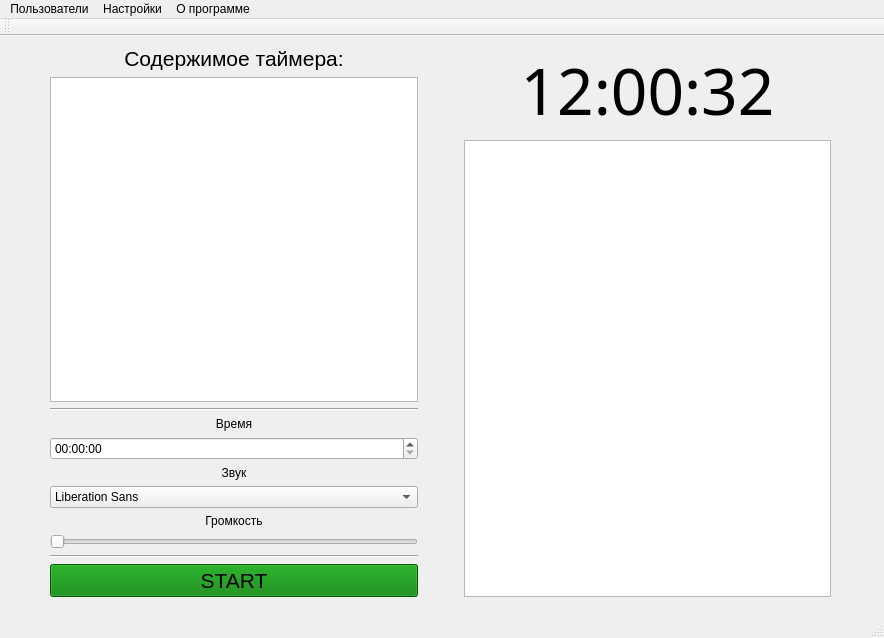
<?xml version="1.0" encoding="UTF-8"?>
<ui version="4.0">
 <class>MainWindow</class>
 <widget class="QMainWindow" name="MainWindow">
  <property name="geometry">
   <rect>
    <x>0</x>
    <y>0</y>
    <width>884</width>
    <height>638</height>
   </rect>
  </property>
  <property name="minimumSize">
   <size>
    <width>860</width>
    <height>0</height>
   </size>
  </property>
  <property name="windowTitle">
   <string>TimeTracker v.1.0</string>
  </property>
  <property name="autoFillBackground">
   <bool>true</bool>
  </property>
  <widget class="QWidget" name="centralwidget">
   <property name="styleSheet">
    <string notr="true">QPushButton:hover {
	box-shadow: 0 0 25px rgb(56,100,38);
}</string>
   </property>
   <widget class="QWidget" name="horizontalLayoutWidget_2">
    <property name="geometry">
     <rect>
      <x>50</x>
      <y>10</y>
      <width>781</width>
      <height>551</height>
     </rect>
    </property>
    <layout class="QHBoxLayout" name="horizontalLayout_2">
     <item>
      <layout class="QHBoxLayout" name="horizontalLayout">
       <item>
        <layout class="QVBoxLayout" name="verticalLayout">
         <item>
          <widget class="QLabel" name="timerInnerLabel">
           <property name="font">
            <font>
             <pointsize>16</pointsize>
            </font>
           </property>
           <property name="text">
            <string>Содержимое таймера:</string>
           </property>
           <property name="textFormat">
            <enum>Qt::PlainText</enum>
           </property>
           <property name="alignment">
            <set>Qt::AlignCenter</set>
           </property>
          </widget>
         </item>
         <item>
          <widget class="QTextEdit" name="timerText">
           <property name="font">
            <font>
             <pointsize>14</pointsize>
            </font>
           </property>
           <property name="cursor" stdset="0">
            <cursorShape>IBeamCursor</cursorShape>
           </property>
           <property name="focusPolicy">
            <enum>Qt::ClickFocus</enum>
           </property>
          </widget>
         </item>
         <item>
          <widget class="Line" name="line_2">
           <property name="orientation">
            <enum>Qt::Horizontal</enum>
           </property>
          </widget>
         </item>
         <item>
          <widget class="QLabel" name="timeLabel">
           <property name="text">
            <string>Время</string>
           </property>
           <property name="alignment">
            <set>Qt::AlignCenter</set>
           </property>
          </widget>
         </item>
         <item>
          <widget class="QTimeEdit" name="setTime"/>
         </item>
         <item>
          <widget class="QLabel" name="soundLabel">
           <property name="text">
            <string>Звук</string>
           </property>
           <property name="textFormat">
            <enum>Qt::AutoText</enum>
           </property>
           <property name="alignment">
            <set>Qt::AlignCenter</set>
           </property>
          </widget>
         </item>
         <item>
          <widget class="QFontComboBox" name="selectSignal">
           <property name="cursor">
            <cursorShape>PointingHandCursor</cursorShape>
           </property>
           <property name="editable">
            <bool>false</bool>
           </property>
          </widget>
         </item>
         <item>
          <widget class="QLabel" name="volumeLabel">
           <property name="layoutDirection">
            <enum>Qt::LeftToRight</enum>
           </property>
           <property name="styleSheet">
            <string notr="true"/>
           </property>
           <property name="text">
            <string>Громкость</string>
           </property>
           <property name="alignment">
            <set>Qt::AlignCenter</set>
           </property>
          </widget>
         </item>
         <item>
          <widget class="QSlider" name="volume">
           <property name="cursor">
            <cursorShape>PointingHandCursor</cursorShape>
           </property>
           <property name="minimum">
            <number>0</number>
           </property>
           <property name="maximum">
            <number>100</number>
           </property>
           <property name="pageStep">
            <number>1</number>
           </property>
           <property name="orientation">
            <enum>Qt::Horizontal</enum>
           </property>
           <property name="invertedAppearance">
            <bool>false</bool>
           </property>
           <property name="invertedControls">
            <bool>false</bool>
           </property>
          </widget>
         </item>
         <item>
          <widget class="Line" name="line">
           <property name="orientation">
            <enum>Qt::Horizontal</enum>
           </property>
          </widget>
         </item>
         <item>
          <widget class="QPushButton" name="startButton">
           <property name="font">
            <font>
             <pointsize>16</pointsize>
            </font>
           </property>
           <property name="cursor">
            <cursorShape>PointingHandCursor</cursorShape>
           </property>
           <property name="styleSheet">
            <string notr="true">background-color: green;</string>
           </property>
           <property name="text">
            <string>START</string>
           </property>
           <property name="default">
            <bool>false</bool>
           </property>
          </widget>
         </item>
        </layout>
       </item>
      </layout>
     </item>
     <item>
      <spacer name="horizontalSpacer">
       <property name="orientation">
        <enum>Qt::Horizontal</enum>
       </property>
       <property name="sizeType">
        <enum>QSizePolicy::Maximum</enum>
       </property>
       <property name="sizeHint" stdset="0">
        <size>
         <width>40</width>
         <height>20</height>
        </size>
       </property>
      </spacer>
     </item>
     <item>
      <layout class="QVBoxLayout" name="verticalLayout_2">
       <item>
        <widget class="QLabel" name="timer">
         <property name="font">
          <font>
           <family>Hack</family>
           <pointsize>48</pointsize>
          </font>
         </property>
         <property name="text">
          <string>12:00:32</string>
         </property>
         <property name="alignment">
          <set>Qt::AlignCenter</set>
         </property>
        </widget>
       </item>
       <item>
        <widget class="QTableView" name="tableUserData">
         <property name="font">
          <font>
           <pointsize>14</pointsize>
          </font>
         </property>
         <property name="sortingEnabled">
          <bool>true</bool>
         </property>
        </widget>
       </item>
      </layout>
     </item>
    </layout>
   </widget>
  </widget>
  <widget class="QMenuBar" name="menubar">
   <property name="geometry">
    <rect>
     <x>0</x>
     <y>0</y>
     <width>884</width>
     <height>30</height>
    </rect>
   </property>
   <widget class="QMenu" name="menu">
    <property name="title">
     <string>Пользователи</string>
    </property>
    <addaction name="separator"/>
    <addaction name="action_2"/>
    <addaction name="separator"/>
    <addaction name="action_4"/>
    <addaction name="separator"/>
    <addaction name="action_5"/>
   </widget>
   <widget class="QMenu" name="menu_2">
    <property name="title">
     <string>Настройки</string>
    </property>
   </widget>
   <widget class="QMenu" name="menu_3">
    <property name="title">
     <string>О программе</string>
    </property>
   </widget>
   <addaction name="menu"/>
   <addaction name="menu_2"/>
   <addaction name="menu_3"/>
  </widget>
  <widget class="QStatusBar" name="statusbar"/>
  <widget class="QToolBar" name="toolBar">
   <property name="windowTitle">
    <string>toolBar</string>
   </property>
   <attribute name="toolBarArea">
    <enum>TopToolBarArea</enum>
   </attribute>
   <attribute name="toolBarBreak">
    <bool>false</bool>
   </attribute>
  </widget>
  <action name="action_2">
   <property name="text">
    <string>Новый пользователь</string>
   </property>
  </action>
  <action name="action_4">
   <property name="text">
    <string>Выбрать пользователя</string>
   </property>
  </action>
  <action name="action_5">
   <property name="text">
    <string>Выход</string>
   </property>
  </action>
 </widget>
 <resources/>
 <connections/>
</ui>
